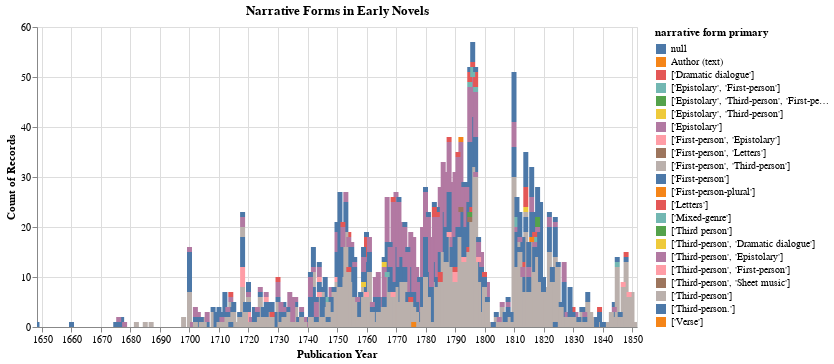

This figure's notebook cell:
### Markdown cell above
## Visualizing data

We can also use libraries like Altair to visualize our data within the notebook.

### Code cell
# import the Altair library
import altair as alt

narrative = alt.Chart(df_novels).mark_bar().encode(
    alt.X('pub date:Q', 
        axis=alt.Axis(format='t'), 
        scale=alt.Scale(zero=False,domain=(1650,1850),clamp=True), 
        title='Publication Year'
        ),
    alt.Y(aggregate='count', type='quantitative',),
    color='narrative form primary',
).properties(
    title='Narrative Forms in Early Novels',
)

narrative.interactive().properties(width=600)

### Figure 1 — Vega-Lite specification as saved in the notebook (floating-point values rounded to 4 significant figures; data arrays with more than 128 entries replaced by an {"elided": "..."} marker saying what was removed)
{"config": {"view": {"continuousWidth": 300, "continuousHeight": 300}}, "data": {"name": "data-640f7bee2b24050ceaad0857f10d5318"}, "mark": {"type": "bar"}, "encoding": {"color": {"field": "narrative form primary", "type": "nominal"}, "x": {"axis": {"format": "t"}, "field": "pub date", "scale": {"clamp": true, "domain": [1650, 1850], "zero": false}, "title": "Publication Year", "type": "quantitative"}, "y": {"aggregate": "count", "type": "quantitative"}}, "params": [{"name": "param_13", "select": {"type": "interval", "encodings": ["x", "y"]}, "bind": "scales"}], "title": "Narrative Forms in Early Novels", "width": 600, "$schema": "https://vega.github.io/schema/vega-lite/v5.14.1.json", "datasets": {"data-640f7bee2b24050ceaad0857f10d5318": {"elided": "2002 records"}}}
